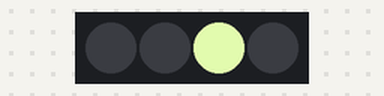
The sketch below on a simulated Arduino Uno, built with avr-gcc and run on an emulated ATmega328P. On the bench: 4 RGB LEDs in strip order, left to right. Dim RGB values are drawn brighter than linear; the strip is taken to match the declared colour order; random numbers use the default seed unless the sketch sets one.

Above: at 0.1 s.
At 4.1 s:
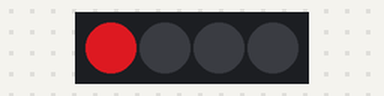
At 9.1 s:
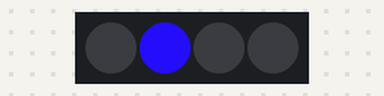
At 19.1 s:
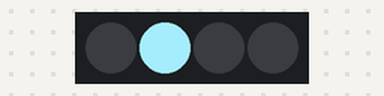
At 28.1 s:
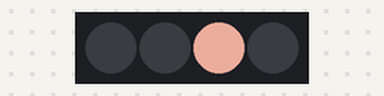
At 38.1 s:
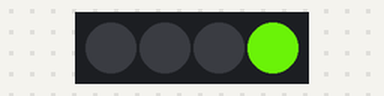
Timing chart, 0 to 40.0 s (numbered marks = the images above):
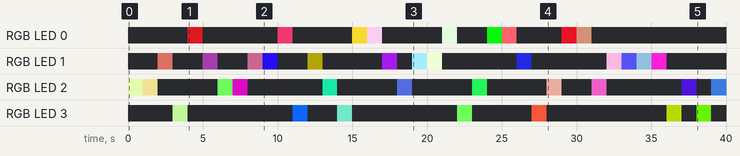

The sketch:

NeoPixel_test1.ino
```cpp
#include <Adafruit_NeoPixel.h>

Adafruit_NeoPixel neo1(4, 6, NEO_GBR + NEO_KHZ800);

void setup() {
  neo1.begin();
}

void loop() {
  neo1.setPixelColor(random(4), random(256), random(256), random(256));
  neo1.show();
  delay(1000);
  neo1.clear();
}
```

Measured:
- by itself, RGB LED 1: off → RGB(152, 77, 67) at 2.0 s, → off 1.0 s later, → RGB(45, 17, 47) 2.0 s later, → off 1.0 s later, … (21 changes in this stretch)
- by itself, RGB LED 0: off → RGB(152, 17, 23) at 4.0 s, → off 1.0 s later, → RGB(209, 48, 95) 5.0 s later, → off 1.0 s later, … (15 changes in this stretch)
